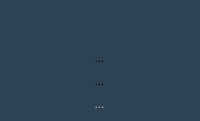
  <widget class="QDockWidget" name="dock_hist">
   <property name="sizePolicy">
    <sizepolicy hsizetype="Minimum" vsizetype="Preferred">
     <horstretch>0</horstretch>
     <verstretch>0</verstretch>
    </sizepolicy>
   </property>
   <property name="layoutDirection">
    <enum>Qt::LeftToRight</enum>
   </property>
   <property name="styleSheet">
    <string notr="true">QToolButton{
border:none;
border-radius:5px;
}

QToolButton:hover{
background-color: rgb(30,30,45);
}

QFrame{
border:none;
}

QWidget{
background-color:rgb(45, 67, 84);
}

QToolButton:checked {
    border: 4px double gray; 
    background-color: rgb(50,50,50);
}</string>
   </property>
   <property name="floating">
    <bool>false</bool>
   </property>
   <property name="features">
    <set>QDockWidget::DockWidgetFloatable|QDockWidget::DockWidgetMovable</set>
   </property>
   <property name="allowedAreas">
    <set>Qt::BottomDockWidgetArea|Qt::LeftDockWidgetArea|Qt::TopDockWidgetArea</set>
   </property>
   <property name="windowTitle">
    <string>Histograma</string>
   </property>
   <attribute name="dockWidgetArea">
    <number>1</number>
   </attribute>
   <widget class="QWidget" name="cont_hist">
    <layout class="QHBoxLayout" name="horizontalLayout_3" stretch="1,0">
     <item>
      <layout class="QHBoxLayout" name="l_hist">
       <property name="spacing">
        <number>0</number>
       </property>
       <property name="leftMargin">
        <number>0</number>
       </property>
       <property name="topMargin">
        <number>0</number>
       </property>
       <property name="rightMargin">
        <number>0</number>
       </property>
       <property name="bottomMargin">
        <number>0</number>
       </property>
      </layout>
     </item>
     <item>
      <layout class="QVBoxLayout" name="verticalLayout_11">
       <item>
        <spacer name="verticalSpacer_2">
         <property name="orientation">
          <enum>Qt::Vertical</enum>
         </property>
         <property name="sizeHint" stdset="0">
          <size>
           <width>20</width>
           <height>40</height>
          </size>
         </property>
        </spacer>
       </item>
       <item>
        <widget class="QToolButton" name="grises_bt">
         <property name="text">
          <string>...</string>
         </property>
         <property name="icon">
          <iconset>
           <normaloff>../logos/modo_l.svg</normaloff>../logos/modo_l.svg</iconset>
         </property>
         <property name="iconSize">
          <size>
           <width>25</width>
           <height>25</height>
          </size>
         </property>
         <property name="checkable">
          <bool>true</bool>
         </property>
        </widget>
       </item>
       <item>
        <widget class="QToolButton" name="add_cl">
         <property name="text">
          <string>...</string>
         </property>
         <property name="icon">
          <iconset>
           <normaloff>../logos/add_color.svg</normaloff>../logos/add_color.svg</iconset>
         </property>
         <property name="iconSize">
          <size>
           <width>25</width>
           <height>25</height>
          </size>
         </property>
        </widget>
       </item>
       <item>
        <widget class="QToolButton" name="cancelar_gris_bt">
         <property name="enabled">
          <bool>false</bool>
         </property>
         <property name="text">
          <string>...</string>
         </property>
         <property name="icon">
          <iconset>
           <normaloff>../logos/deshacer.svg</normaloff>../logos/deshacer.svg</iconset>
         </property>
         <property name="iconSize">
          <size>
           <width>25</width>
           <height>30</height>
          </size>
         </property>
        </widget>
       </item>
      </layout>
     </item>
    </layout>
   </widget>
  </widget>
